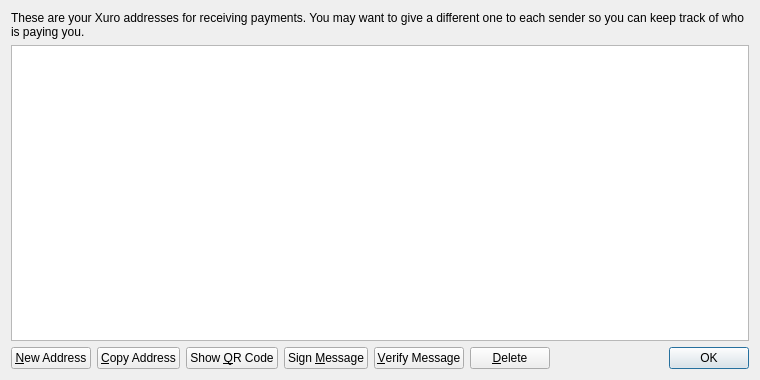
<?xml version="1.0" encoding="UTF-8"?>
<ui version="4.0">
 <class>AddressBookPage</class>
 <widget class="QWidget" name="AddressBookPage">
  <property name="geometry">
   <rect>
    <x>0</x>
    <y>0</y>
    <width>760</width>
    <height>380</height>
   </rect>
  </property>
  <property name="windowTitle">
   <string>Address Book</string>
  </property>
  <layout class="QVBoxLayout" name="verticalLayout">
   <item>
    <widget class="QLabel" name="labelExplanation">
     <property name="text">
      <string>These are your Xuro addresses for receiving payments. You may want to give a different one to each sender so you can keep track of who is paying you.</string>
     </property>
     <property name="textFormat">
      <enum>Qt::PlainText</enum>
     </property>
     <property name="wordWrap">
      <bool>true</bool>
     </property>
    </widget>
   </item>
   <item>
    <widget class="QTableView" name="tableView">
     <property name="contextMenuPolicy">
      <enum>Qt::CustomContextMenu</enum>
     </property>
     <property name="toolTip">
      <string>Double-click to edit address or label</string>
     </property>
     <property name="tabKeyNavigation">
      <bool>false</bool>
     </property>
     <property name="alternatingRowColors">
      <bool>true</bool>
     </property>
     <property name="selectionMode">
      <enum>QAbstractItemView::SingleSelection</enum>
     </property>
     <property name="selectionBehavior">
      <enum>QAbstractItemView::SelectRows</enum>
     </property>
     <property name="sortingEnabled">
      <bool>true</bool>
     </property>
     <attribute name="verticalHeaderVisible">
      <bool>false</bool>
     </attribute>
    </widget>
   </item>
   <item>
    <layout class="QHBoxLayout" name="horizontalLayout">
     <item>
      <widget class="QPushButton" name="newAddressButton">
       <property name="toolTip">
        <string>Create a new address</string>
       </property>
       <property name="text">
        <string>&amp;New Address</string>
       </property>
       <property name="icon">
        <iconset resource="../bitcoin.qrc">
         <normaloff>:/icons/add</normaloff>:/icons/add</iconset>
       </property>
      </widget>
     </item>
     <item>
      <widget class="QPushButton" name="copyToClipboard">
       <property name="toolTip">
        <string>Copy the currently selected address to the system clipboard</string>
       </property>
       <property name="text">
        <string>&amp;Copy Address</string>
       </property>
       <property name="icon">
        <iconset resource="../bitcoin.qrc">
         <normaloff>:/icons/editcopy</normaloff>:/icons/editcopy</iconset>
       </property>
      </widget>
     </item>
     <item>
      <widget class="QPushButton" name="showQRCode">
       <property name="text">
        <string>Show &amp;QR Code</string>
       </property>
       <property name="icon">
        <iconset resource="../bitcoin.qrc">
         <normaloff>:/icons/qrcode</normaloff>:/icons/qrcode</iconset>
       </property>
      </widget>
     </item>
     <item>
      <widget class="QPushButton" name="signMessage">
       <property name="toolTip">
        <string>Sign a message to prove you own a Xuro address</string>
       </property>
       <property name="text">
        <string>Sign &amp;Message</string>
       </property>
       <property name="icon">
        <iconset resource="../bitcoin.qrc">
         <normaloff>:/icons/edit</normaloff>:/icons/edit</iconset>
       </property>
      </widget>
     </item>
     <item>
      <widget class="QPushButton" name="verifyMessage">
       <property name="toolTip">
        <string>Verify a message to ensure it was signed with a specified Xuro address</string>
       </property>
       <property name="text">
        <string>&amp;Verify Message</string>
       </property>
       <property name="icon">
        <iconset resource="../bitcoin.qrc">
         <normaloff>:/icons/transaction_0</normaloff>:/icons/transaction_0</iconset>
       </property>
      </widget>
     </item>
     <item>
      <widget class="QPushButton" name="deleteButton">
       <property name="toolTip">
        <string>Delete the currently selected address from the list</string>
       </property>
       <property name="text">
        <string>&amp;Delete</string>
       </property>
       <property name="icon">
        <iconset resource="../bitcoin.qrc">
         <normaloff>:/icons/remove</normaloff>:/icons/remove</iconset>
       </property>
      </widget>
     </item>
     <item>
      <spacer name="horizontalSpacer">
       <property name="orientation">
        <enum>Qt::Horizontal</enum>
       </property>
       <property name="sizeHint" stdset="0">
        <size>
         <width>40</width>
         <height>20</height>
        </size>
       </property>
      </spacer>
     </item>
     <item>
      <widget class="QDialogButtonBox" name="buttonBox">
       <property name="sizePolicy">
        <sizepolicy hsizetype="Maximum" vsizetype="Fixed">
         <horstretch>0</horstretch>
         <verstretch>0</verstretch>
        </sizepolicy>
       </property>
       <property name="standardButtons">
        <set>QDialogButtonBox::Ok</set>
       </property>
      </widget>
     </item>
    </layout>
   </item>
  </layout>
 </widget>
 <resources>
  <include location="../bitcoin.qrc"/>
 </resources>
 <connections/>
</ui>
